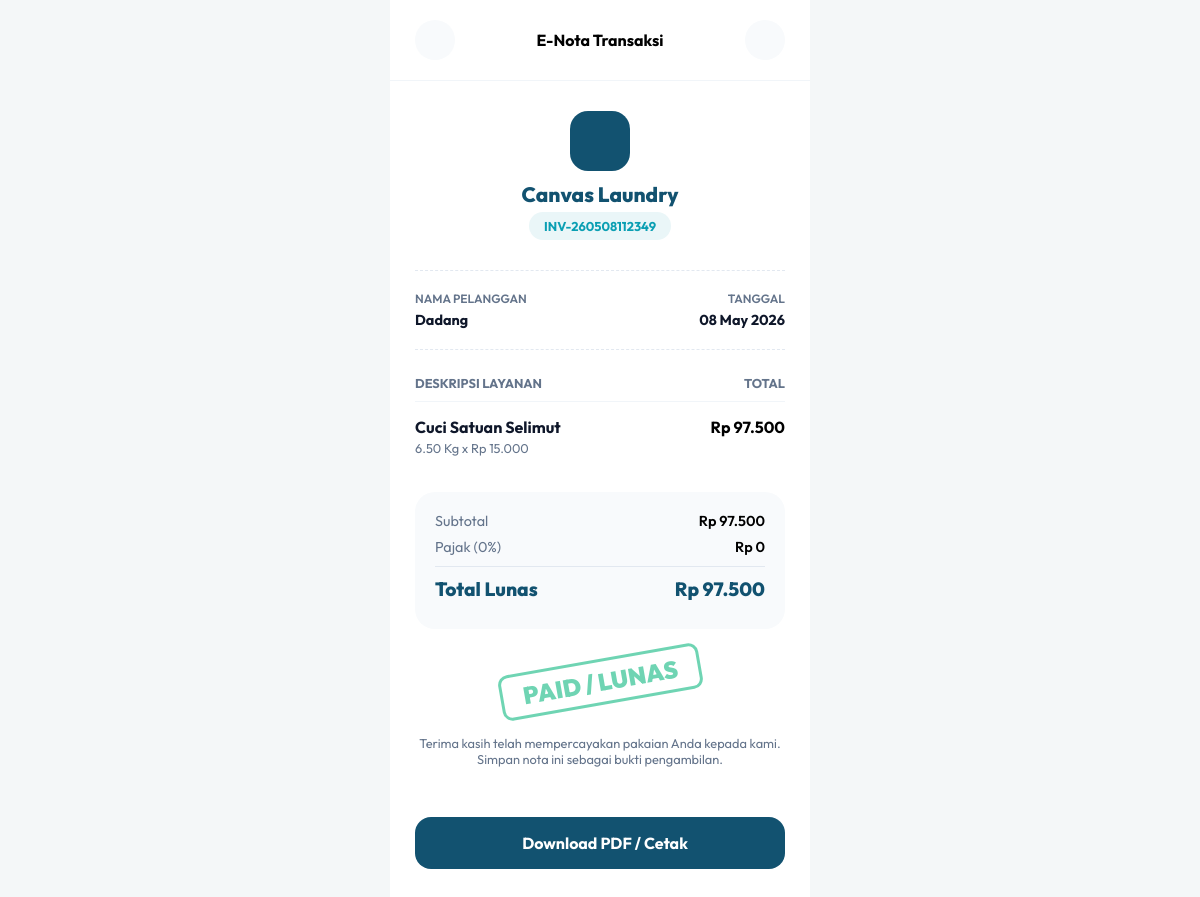
The app's page /pelanggan/nota.php?invoice=INV-260508112349 (signed in) with its own data.
### tables this page shows
CREATE TABLE `transaksi` (
  `id_transaksi` int(11) NOT NULL,
  `id_pelanggan` int(11) NOT NULL,
  `id_layanan` int(11) NOT NULL,
  `no_invoice` varchar(50) NOT NULL,
  `berat` decimal(5,2) NOT NULL COMMENT 'Total berat dalam Kg',
  `total_harga` decimal(12,2) NOT NULL,
  `status_pembayaran` enum('pending','settlement','expire','cancel') DEFAULT 'pending' COMMENT 'Status respon dari Payment Gateway',
  `url_pembayaran` varchar(255) DEFAULT NULL COMMENT 'Tautan invoice pembayaran online',
  `tanggal_transaksi` timestamp NOT NULL DEFAULT current_timestamp()
);

CREATE TABLE `pelanggan` (
  `id_pelanggan` int(11) NOT NULL,
  `id_user` int(11) NOT NULL,
  `nama_lengkap` varchar(100) NOT NULL,
  `no_telp` varchar(15) NOT NULL,
  `alamat` text DEFAULT NULL,
  `created_at` timestamp NOT NULL DEFAULT current_timestamp()
);

CREATE TABLE `layanan` (
  `id_layanan` int(11) NOT NULL,
  `nama_layanan` varchar(100) NOT NULL,
  `jenis_layanan` enum('reguler','express') NOT NULL,
  `harga` decimal(10,2) NOT NULL,
  `estimasi_waktu` int(11) NOT NULL COMMENT 'Estimasi selesai dalam hitungan jam',
  `created_at` timestamp NOT NULL DEFAULT current_timestamp()
);

### pelanggan/nota.php (the view, shortened to what this page needs)
<?php
require '../config/koneksi.php';
$no_invoice = mysqli_real_escape_string($conn, $_GET['invoice']);
$query = mysqli_query($conn, "
    SELECT t.*, l.nama_layanan, l.harga as harga_per_kg, p.nama_lengkap, p.alamat
    FROM transaksi t
    JOIN layanan l ON t.id_layanan = l.id_layanan
    JOIN pelanggan p ON t.id_pelanggan = p.id_pelanggan
    WHERE t.no_invoice = '$no_invoice'
");
$data = mysqli_fetch_assoc($query);
?>
<!DOCTYPE html>
<html lang="id">
<head>
</head>
<body>
    <div class="mobile-container">
        <header class="app-header">
            <a href="index.php" class="btn-circle"><i class="ph-bold ph-caret-left"></i></a>
            <span style="font-weight: 700; font-size: 1rem;">E-Nota Transaksi</span>
            <button class="btn-circle" onclick="window.print()"><i class="ph-bold ph-printer"></i></button>
        </header>
        <div class="receipt-area gs-item">
            <div class="brand-section">
                <div class="brand-logo"><i class="ph-fill ph-washing-machine"></i></div>
                <div class="brand-name">Canvas Laundry</div>
                <div class="invoice-pill"><?php echo $data['no_invoice']; ?></div>
            </div>
            <div class="info-grid">
                <div class="info-item">
                    <label>Nama Pelanggan</label>
                    <span><?php echo htmlspecialchars($data['nama_lengkap']); ?></span>
                </div>
                <div class="info-item" style="text-align: right;">
                    <label>Tanggal</label>
                    <span><?php echo date('d M Y', strtotime($data['tanggal_transaksi'])); ?></span>
                </div>
            </div>
            <table class="table-receipt">
                <thead>
                    <tr>
                        <th>DESKRIPSI LAYANAN</th>
                        <th style="text-align: right;">TOTAL</th>
                    </tr>
                </thead>
                <tbody>
                    <tr>
                        <td>
                            <span class="item-name"><?php echo $data['nama_layanan']; ?></span>
                            <span class="item-sub"><?php echo $data['berat']; ?> Kg x Rp <?php echo number_format($data['harga_per_kg'], 0, ',', '.'); ?></span>
                        </td>
                        <td style="text-align: right; font-weight: 700;">
                            Rp <?php echo number_format($data['total_harga'], 0, ',', '.'); ?>
                        </td>
                    </tr>
                </tbody>
            </table>
            <div class="total-section">
                <div class="total-row">
                    <span style="color: var(--text-gray);">Subtotal</span>
                    <span style="font-weight: 600;">
                        Rp <?php echo number_format($data['total_harga'] + (isset($data['diskon']) ? $data['diskon'] : 0), 0, ',', '.'); ?>
                    </span>
                </div>
                <div class="total-row">
                    <span style="color: var(--text-gray);">Pajak (0%)</span>
                    <span style="font-weight: 600;">Rp 0</span>
                </div>
                <div class="total-row grand">
                    <span>Total Lunas</span>
                    <span>Rp <?php echo number_format($data['total_harga'], 0, ',', '.'); ?></span>
                </div>
            </div>
            <div class="status-stamp">PAID / LUNAS</div>
            <p style="text-align: center; color: var(--text-gray); font-size: 0.8rem; margin-top: 20px;">
                Terima kasih telah mempercayakan pakaian Anda kepada kami. <br> Simpan nota ini sebagai bukti pengambilan.
            </p>
        </div>
        <div class="footer-actions">
            <button class="btn-print" onclick="window.print()">
                <i class="ph-bold ph-file-pdf"></i> Download PDF / Cetak
            </button>
        </div>
    </div>
</body>
</html>

### pelanggan/nota.php (style rules this page uses)
:root { --primary: #125270; --accent: #0b9fb3; --bg-body: #f4f7f8; --text-dark: #0f172a; --text-gray: #64748b; }
* { margin: 0; padding: 0; box-sizing: border-box; font-family: 'Outfit', sans-serif; }
body { background-color: var(--bg-body); display: flex; justify-content: center; min-height: 100vh; }
.mobile-container { width: 100%; max-width: 420px; background: white; min-height: 100vh; position: relative; display: flex; flex-direction: column; }
.app-header { padding: 20px 25px; display: flex; align-items: center; justify-content: space-between; background: white; border-bottom: 1px solid #f1f5f9; position: sticky; top: 0; z-index: 10; }
.btn-circle { width: 40px; height: 40px; border-radius: 50%; background: #f8fafc; border: none; display: flex; align-items: center; justify-content: center; color: var(--text-dark); cursor: pointer; text-decoration: none; }
.receipt-area { padding: 30px 25px; flex: 1; }
.brand-section { text-align: center; margin-bottom: 30px; }
.brand-logo { width: 60px; height: 60px; background: var(--primary); color: white; border-radius: 18px; display: flex; align-items: center; justify-content: center; font-size: 2rem; margin: 0 auto 10px auto; }
.brand-name { font-weight: 800; font-size: 1.3rem; color: var(--primary); }
.invoice-pill { background: #eaf6f8; color: var(--accent); padding: 6px 15px; border-radius: 20px; font-size: 0.8rem; font-weight: 700; display: inline-block; margin-top: 5px; }
.info-grid { margin: 25px 0; display: grid; grid-template-columns: 1fr 1fr; gap: 15px; border-top: 1px dashed #e2e8f0; border-bottom: 1px dashed #e2e8f0; padding: 20px 0; }
.info-item label { display: block; font-size: 0.75rem; color: var(--text-gray); font-weight: 600; text-transform: uppercase; margin-bottom: 3px; }
.info-item span { font-size: 0.9rem; font-weight: 700; color: var(--text-dark); }
.table-receipt { width: 100%; border-collapse: collapse; margin-top: 10px; }
.table-receipt th { text-align: left; font-size: 0.8rem; color: var(--text-gray); padding-bottom: 10px; border-bottom: 1px solid #f1f5f9; }
.table-receipt td { padding: 15px 0; vertical-align: top; }
.item-name { font-weight: 700; color: var(--text-dark); display: block; }
.item-sub { font-size: 0.8rem; color: var(--text-gray); }
.total-section { margin-top: 20px; background: #f8fafc; padding: 20px; border-radius: 20px; }
.total-row { display: flex; justify-content: space-between; margin-bottom: 8px; font-size: 0.9rem; }
.total-row.grand { margin-top: 10px; border-top: 1px solid #e2e8f0; padding-top: 10px; font-weight: 800; font-size: 1.2rem; color: var(--primary); }
.status-stamp { margin: 30px auto; border: 3px solid #10b981; color: #10b981; width: fit-content; padding: 5px 20px; border-radius: 10px; font-weight: 900; font-size: 1.5rem; transform: rotate(-10deg); opacity: 0.6; }
.footer-actions { padding: 20px 25px 40px 25px; display: grid; grid-template-columns: 1fr; gap: 15px; }
.btn-print { background: var(--primary); color: white; border: none; padding: 16px; border-radius: 16px; font-weight: 700; cursor: pointer; display: flex; align-items: center; justify-content: center; gap: 10px; font-size: 1rem; }

### records on screen
transaksi: no_invoice "INV-260508112349", id_pelanggan.nama_lengkap "Dadang", tanggal_transaksi "08 May 2026", id_layanan.nama_layanan "Cuci Satuan Selimut", berat "6.50", id_layanan.harga "15.000", total_harga "97.500"
